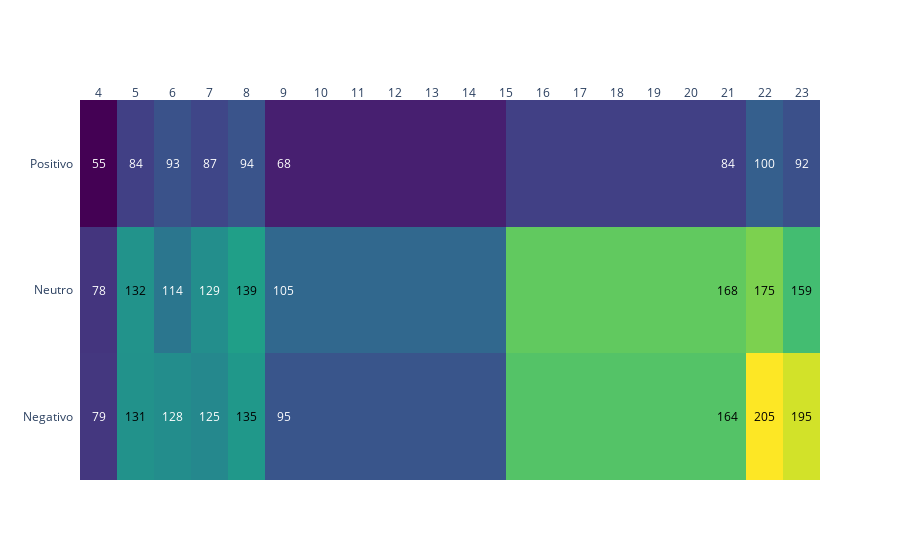

Notebook cell for this chart:
### Code cell
import plotly.figure_factory as ff

values = data.values
x = list(data.axes[1])
y = list(data.axes[0])

fig = ff.create_annotated_heatmap(values, x=x, y=y, annotation_text=values, colorscale='Viridis')
fig.show()

### Figure 1 — Plotly figure (JSON) as saved in the notebook; plotly's stock layout.template omitted (floating-point values rounded to 4 significant figures)
{"data": [{"colorscale": [[0, "#440154"], [0.1111, "#482878"], [0.2222, "#3e4989"], [0.3333, "#31688e"], [0.4444, "#26828e"], [0.5556, "#1f9e89"], [0.6667, "#35b779"], [0.7778, "#6ece58"], [0.8889, "#b5de2b"], [1, "#fde725"]], "reversescale": false, "showscale": false, "type": "heatmap", "x": [4, 5, 6, 7, 8, 9, 21, 22, 23], "y": ["Negativo", "Neutro", "Positivo"], "z": [[79, 131, 128, 125, 135, 95, 164, 205, 195], [78, 132, 114, 129, 139, 105, 168, 175, 159], [55, 84, 93, 87, 94, 68, 84, 100, 92]]}], "layout": {"annotations": [{"font": {"color": "#FFFFFF"}, "showarrow": false, "text": "79", "x": 4, "xref": "x", "y": "Negativo", "yref": "y"}, {"font": {"color": "#000000"}, "showarrow": false, "text": "131", "x": 5, "xref": "x", "y": "Negativo", "yref": "y"}, {"font": {"color": "#FFFFFF"}, "showarrow": false, "text": "128", "x": 6, "xref": "x", "y": "Negativo", "yref": "y"}, {"font": {"color": "#FFFFFF"}, "showarrow": false, "text": "125", "x": 7, "xref": "x", "y": "Negativo", "yref": "y"}, {"font": {"color": "#000000"}, "showarrow": false, "text": "135", "x": 8, "xref": "x", "y": "Negativo", "yref": "y"}, {"font": {"color": "#FFFFFF"}, "showarrow": false, "text": "95", "x": 9, "xref": "x", "y": "Negativo", "yref": "y"}, {"font": {"color": "#000000"}, "showarrow": false, "text": "164", "x": 21, "xref": "x", "y": "Negativo", "yref": "y"}, {"font": {"color": "#000000"}, "showarrow": false, "text": "205", "x": 22, "xref": "x", "y": "Negativo", "yref": "y"}, {"font": {"color": "#000000"}, "showarrow": false, "text": "195", "x": 23, "xref": "x", "y": "Negativo", "yref": "y"}, {"font": {"color": "#FFFFFF"}, "showarrow": false, "text": "78", "x": 4, "xref": "x", "y": "Neutro", "yref": "y"}, {"font": {"color": "#000000"}, "showarrow": false, "text": "132", "x": 5, "xref": "x", "y": "Neutro", "yref": "y"}, {"font": {"color": "#FFFFFF"}, "showarrow": false, "text": "114", "x": 6, "xref": "x", "y": "Neutro", "yref": "y"}, {"font": {"color": "#FFFFFF"}, "showarrow": false, "text": "129", "x": 7, "xref": "x", "y": "Neutro", "yref": "y"}, {"font": {"color": "#000000"}, "showarrow": false, "text": "139", "x": 8, "xref": "x", "y": "Neutro", "yref": "y"}, {"font": {"color": "#FFFFFF"}, "showarrow": false, "text": "105", "x": 9, "xref": "x", "y": "Neutro", "yref": "y"}, {"font": {"color": "#000000"}, "showarrow": false, "text": "168", "x": 21, "xref": "x", "y": "Neutro", "yref": "y"}, {"font": {"color": "#000000"}, "showarrow": false, "text": "175", "x": 22, "xref": "x", "y": "Neutro", "yref": "y"}, {"font": {"color": "#000000"}, "showarrow": false, "text": "159", "x": 23, "xref": "x", "y": "Neutro", "yref": "y"}, {"font": {"color": "#FFFFFF"}, "showarrow": false, "text": "55", "x": 4, "xref": "x", "y": "Positivo", "yref": "y"}, {"font": {"color": "#FFFFFF"}, "showarrow": false, "text": "84", "x": 5, "xref": "x", "y": "Positivo", "yref": "y"}, {"font": {"color": "#FFFFFF"}, "showarrow": false, "text": "93", "x": 6, "xref": "x", "y": "Positivo", "yref": "y"}, {"font": {"color": "#FFFFFF"}, "showarrow": false, "text": "87", "x": 7, "xref": "x", "y": "Positivo", "yref": "y"}, {"font": {"color": "#FFFFFF"}, "showarrow": false, "text": "94", "x": 8, "xref": "x", "y": "Positivo", "yref": "y"}, {"font": {"color": "#FFFFFF"}, "showarrow": false, "text": "68", "x": 9, "xref": "x", "y": "Positivo", "yref": "y"}, {"font": {"color": "#FFFFFF"}, "showarrow": false, "text": "84", "x": 21, "xref": "x", "y": "Positivo", "yref": "y"}, {"font": {"color": "#FFFFFF"}, "showarrow": false, "text": "100", "x": 22, "xref": "x", "y": "Positivo", "yref": "y"}, {"font": {"color": "#FFFFFF"}, "showarrow": false, "text": "92", "x": 23, "xref": "x", "y": "Positivo", "yref": "y"}], "xaxis": {"dtick": 1, "gridcolor": "rgb(0, 0, 0)", "side": "top", "ticks": ""}, "yaxis": {"dtick": 1, "ticks": "", "ticksuffix": "  "}}}
